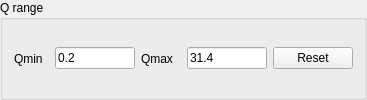
                            <widget class="QGroupBox" name="q_range_group_box">
                             <property name="title">
                              <string>Q range</string>
                             </property>
                             <layout class="QHBoxLayout" name="horizontalLayout">
                              <item>
                               <widget class="QLabel" name="label">
                                <property name="minimumSize">
                                 <size>
                                  <width>35</width>
                                  <height>0</height>
                                 </size>
                                </property>
                                <property name="maximumSize">
                                 <size>
                                  <width>35</width>
                                  <height>16777215</height>
                                 </size>
                                </property>
                                <property name="text">
                                 <string>Qmin</string>
                                </property>
                               </widget>
                              </item>
                              <item>
                               <widget class="QLineEdit" name="q_range_min">
                                <property name="minimumSize">
                                 <size>
                                  <width>80</width>
                                  <height>0</height>
                                 </size>
                                </property>
                                <property name="maximumSize">
                                 <size>
                                  <width>80</width>
                                  <height>16777215</height>
                                 </size>
                                </property>
                                <property name="text">
                                 <string>0.2</string>
                                </property>
                               </widget>
                              </item>
                              <item>
                               <widget class="QLabel" name="label_2">
                                <property name="minimumSize">
                                 <size>
                                  <width>40</width>
                                  <height>0</height>
                                 </size>
                                </property>
                                <property name="maximumSize">
                                 <size>
                                  <width>40</width>
                                  <height>16777215</height>
                                 </size>
                                </property>
                                <property name="text">
                                 <string>Qmax</string>
                                </property>
                               </widget>
                              </item>
                              <item>
                               <widget class="QLineEdit" name="q_range_max">
                                <property name="minimumSize">
                                 <size>
                                  <width>80</width>
                                  <height>0</height>
                                 </size>
                                </property>
                                <property name="maximumSize">
                                 <size>
                                  <width>80</width>
                                  <height>16777215</height>
                                 </size>
                                </property>
                                <property name="text">
                                 <string>31.4</string>
                                </property>
                               </widget>
                              </item>
                              <item>
                               <widget class="QPushButton" name="pushButton">
                                <property name="text">
                                 <string>Reset</string>
                                </property>
                               </widget>
                              </item>
                             </layout>
                            </widget>
